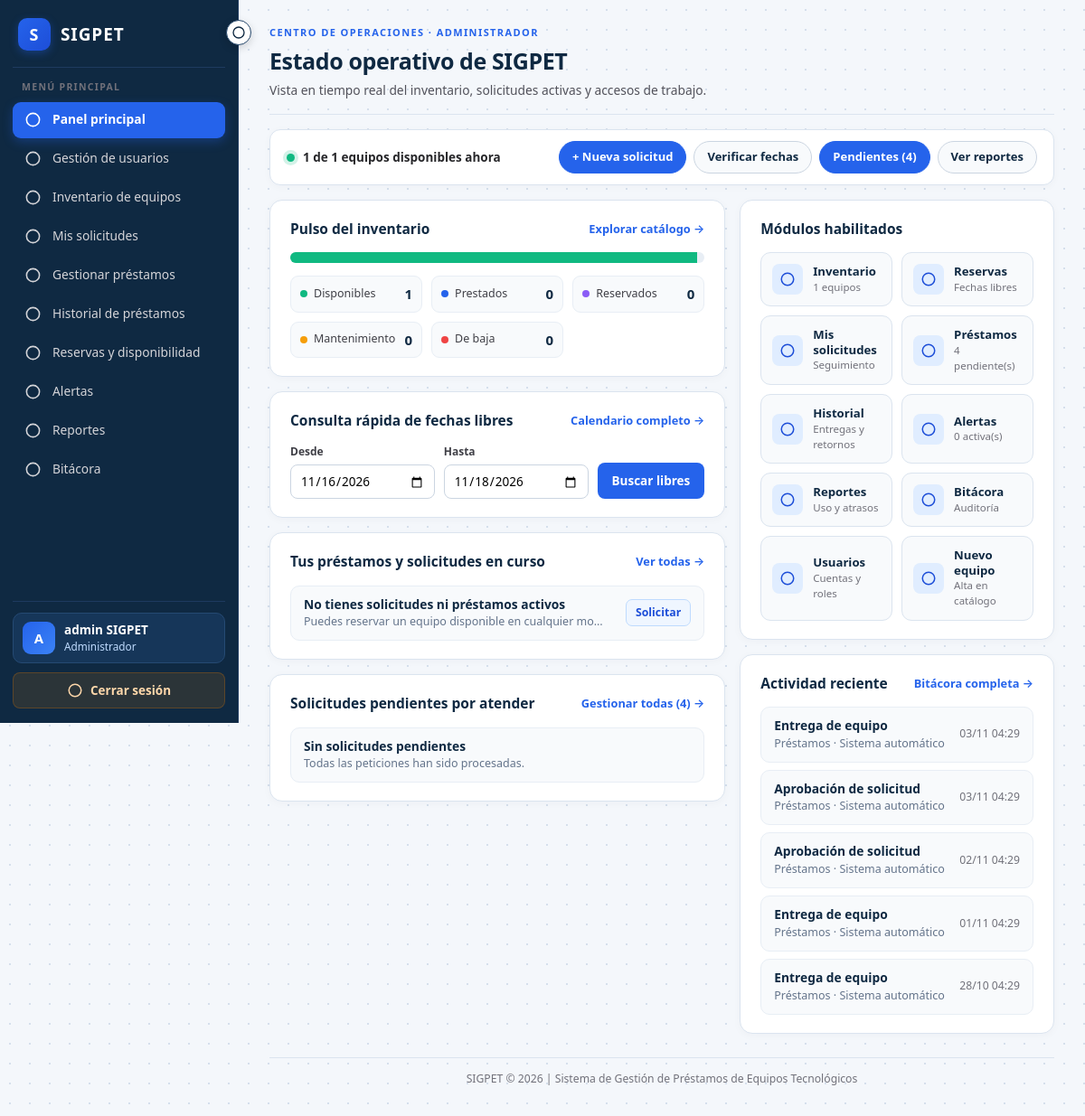
Page /dashboard.php (signed in) on the committed database.
### tables this page shows
CREATE TABLE `bitacora` (
  `id_bitacora` int(11) NOT NULL,
  `id_usuario` int(11) DEFAULT NULL,
  `modulo` varchar(50) NOT NULL,
  `accion` varchar(80) NOT NULL,
  `entidad` varchar(50) NOT NULL,
  `id_entidad` int(11) DEFAULT NULL,
  `detalle` varchar(1000) NOT NULL,
  `fecha_registro` timestamp NOT NULL DEFAULT current_timestamp()
);

### dashboard.php (the view, shortened to what the rows shown need)
<?php
require_once "includes/alertas.php";
$puedeGestionarPrestamos = tienePermiso("prestamos.gestionar");
$puedeSolicitar = tienePermiso("prestamos.solicitar");
$puedeVerBitacora = tienePermiso("bitacora.consultar");
$actividadReciente = [];
if ($puedeVerBitacora) {
    $actividadReciente = $conexion->query(
        "SELECT b.accion, b.modulo, b.fecha_registro, u.nombres, u.apellidos
         FROM bitacora b
         LEFT JOIN usuarios u ON u.id_usuario = b.id_usuario
         ORDER BY b.id_bitacora DESC
         LIMIT 5"
    )->fetch_all(MYSQLI_ASSOC);
}
?>
<!DOCTYPE html>
<html lang="es">
<head>
    <link rel="stylesheet" href="CSS/base.css">
    <link rel="stylesheet" href="CSS/dashboard.css">
    <link rel="stylesheet" href="CSS/inventario.css">
    <link rel="stylesheet" href="CSS/prestamos.css">
</head>
<body class="dashboard-body">
<div class="dashboard-layout">
    <main class="dashboard-main">
        <header class="dashboard-header">
            <div>
                <h1>Estado operativo de SIGPET</h1>
            </div>
        </header>
        <div class="bento-grid">
            <div class="bento-col">
                <section class="bento-panel">
                    <div class="bento-panel-head">
                        <h2>Pulso del inventario</h2>
                    </div>
                </section>
                <?php if ($puedeSolicitar): ?>
                    <section class="bento-panel">
                        <div class="bento-panel-head">
                            <h2>Consulta rápida de fechas libres</h2>
                        </div>
                    </section>
                    <section class="bento-panel">
                        <div class="bento-panel-head">
                            <h2>Tus préstamos y solicitudes en curso</h2>
                        </div>
                    </section>
                <?php endif; ?>
                <?php if ($puedeGestionarPrestamos): ?>
                    <section class="bento-panel">
                        <div class="bento-panel-head">
                            <h2>Solicitudes pendientes por atender</h2>
                        </div>
                    </section>
                <?php endif; ?>
            </div>
            <div class="bento-col">
                <section class="bento-panel">
                    <div class="bento-panel-head">
                        <h2>Módulos habilitados</h2>
                    </div>
                </section>
                <?php if ($puedeVerBitacora && !empty($actividadReciente)): ?>
                <section class="bento-panel">
                    <div class="bento-panel-head">
                        <h2>Actividad reciente</h2>
                    </div>
                    <div class="bento-feed">
                        <?php foreach ($actividadReciente as $act): ?>
                            <div class="bento-feed-row">
                                <div class="bento-feed-info">
                                    <div class="bento-feed-title"><?= htmlspecialchars($act['accion']) ?></div>
                                    <div class="bento-feed-meta">
                                        <?= htmlspecialchars($act['modulo']) ?>
                                        · <?= !empty($act['nombres']) ? htmlspecialchars($act['nombres'] . ' ' . $act['apellidos']) : 'Sistema automático' ?>
                                    </div>
                                </div>
                                <span class="table-subtext" style="margin:0;white-space:nowrap;">
                                    <?= htmlspecialchars(date('d/m H:i', strtotime($act['fecha_registro']))) ?>
                                </span>
                            </div>
                        <?php endforeach; ?>
                    </div>
                </section>
                <?php endif; ?>
            </div>
        </div>
    </main>
</div>
</body>
</html>

### rows in the picture
bitacora: accion "Entrega de equipo", modulo "Préstamos", fecha_registro "03/11 04:29"
bitacora: accion "Aprobación de solicitud", modulo "Préstamos", fecha_registro "03/11 04:29"
bitacora: accion "Aprobación de solicitud", modulo "Préstamos", fecha_registro "02/11 04:29"
bitacora: accion "Entrega de equipo", modulo "Préstamos", fecha_registro "01/11 04:29"
bitacora: accion "Entrega de equipo", modulo "Préstamos", fecha_registro "28/10 04:29"

### other values in the picture
$inicial "A"
$nombre . ' ' . $apellido "admin SIGPET"
$rol "Administrador"
mb_strtoupper($rol) "ADMINISTRADOR"
$conteosEstado["Disponible"] "1"
$totalInventario "1"
$totalPendientes "4"
$conteosEstado["Prestado"] "0"
$conteosEstado["Reservado"] "0"
$conteosEstado["En mantenimiento"] "0"
$conteosEstado["Dado de baja"] "0"
$alertasActivasUsuario "0"
